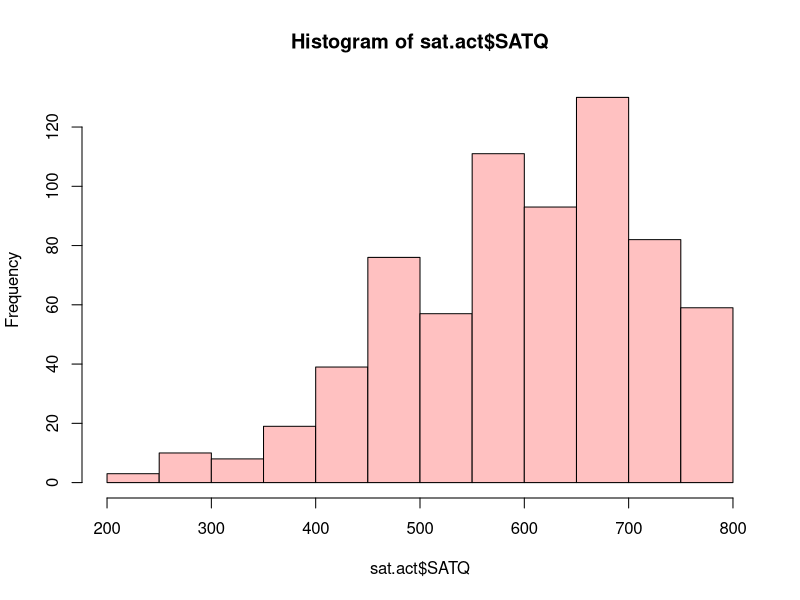
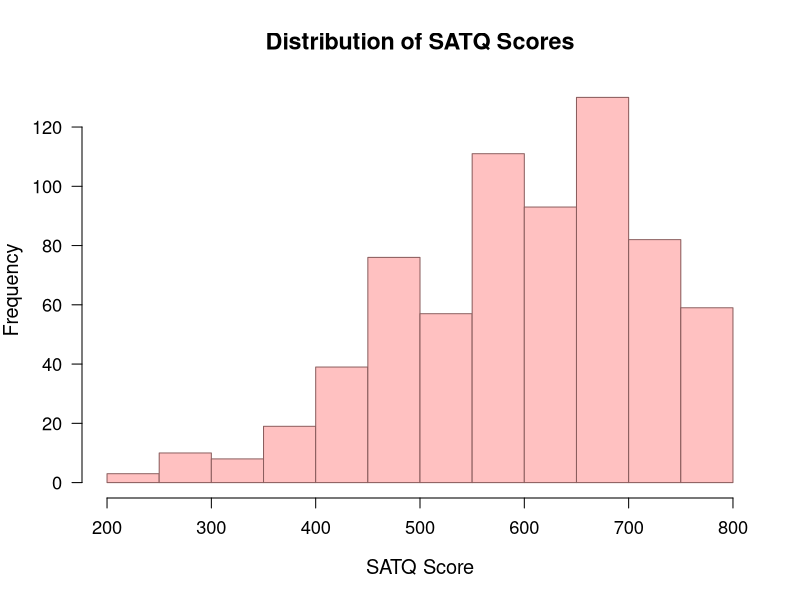
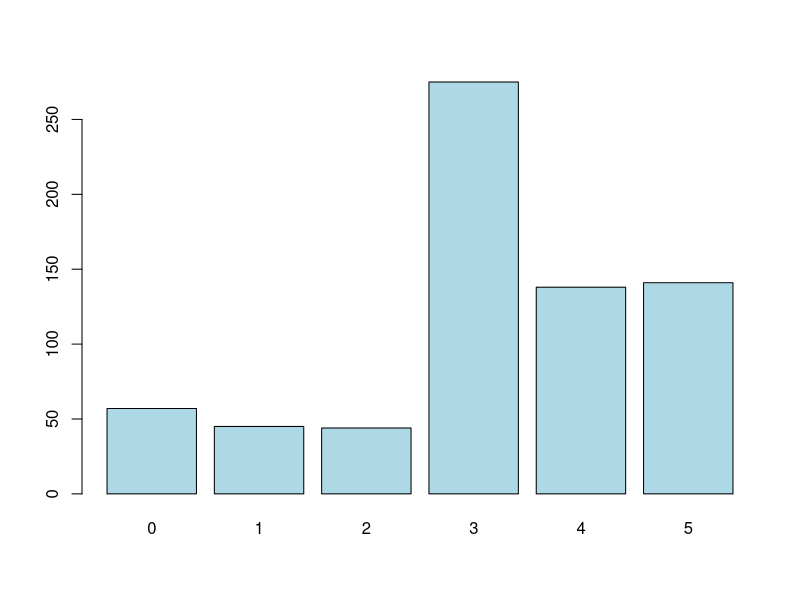
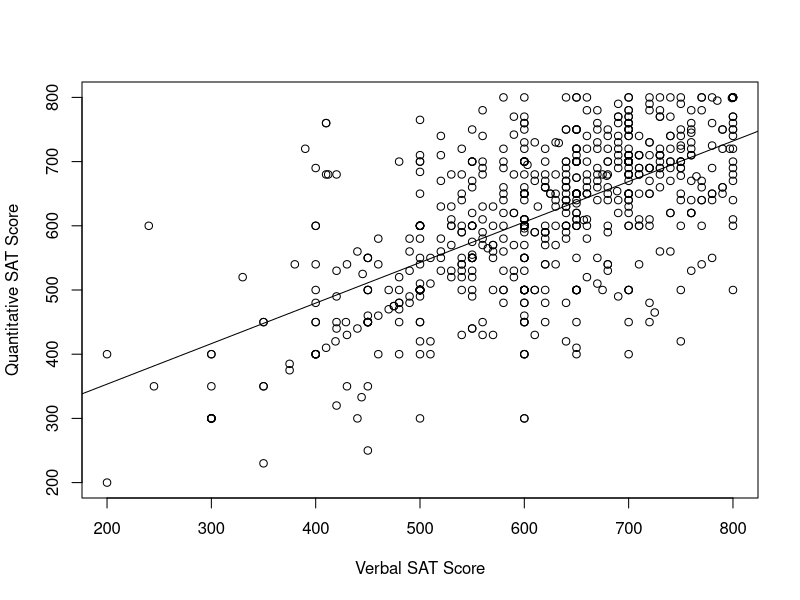

Recreate these plots in R, in order.
# Working with Data (Data in a Package)
############################################################

# There are three types of ways we can access data in R.
# We can type it out manually/"by hand" -- this is really rare (1)
# We can get it from a package (2) OR
# We can import it (3) 

# Let's ignore the first one and talk about (2) for now, we will get to (3) later in
# the course

# To import data from a package we first have to install and load the package
# Then we have access to all of the content inside.

##########################################################
# ACCESSING DATA THAT LIVES IN A PACKAGE ####

# a) make sure you have the package installed
# remove the hashtag from the next line and run it if you don't have the psych package installed yet
# install.packages("psych")

# b) load the package
library(psych)

# c) call (request) the data in the package
data(sat.act) # take a look at your environment - the data has appeared along with
# <Promise> which is basically a placeholder - it will load it into
# memory once we actually use it

# d) explore!
# The head() function
head(sat.act) # take a look in your environment now - now we actually see some information
# about the data. We have 700 observations of 6 variables.
# The head() function will show us the first six rows of our data.
# I ALWAYS use the head function for new data I am exploring because
# I want to make sure that everything looks as it should - I am seeing
# numbers where numbers should be, characters where characters should be, etc.
# by default head() displays the first six entries, but you could change this 
# using the n argument
head(sat.act, n = 20)

# The tail() function - same as head() but displays the last six rows of the data
tail(sat.act)

# Take a look at at these columns - education is entered in using numbers, with higher numbers
# probably corresponding to higher levels of education, gender also has numeric codes.
# To see what the numbers mean we can ask to get some additional information on the dataset using
?sat.act # this only works because our dataset has come from a package. We couldn't do this
# on a dataset we have imported.

# From the help file we can see that the dataset has coded education ranging from high school = 1 to
# Graduate work = 5
# What about the rest of the labels? We see the ranges for SATV (SAT verbal), SATQ (Sat Quantitative), ACT
# gender appears to be dichotomously coded here with males = 1, females = 2
# The amount of detail on these datasets in R (just like R functions), will definitely vary with the package
# some help files are going to be INCREDIBLE while other ones will be a little more sparse.

# Let's do some more exploring
# The str() function
str(sat.act) # all of these variables are integers - meaning they are whole numbers
# note then that if we wanted R to treat something like education as a categorical
# variable (e.g., high school, grad school, etc) we would probably need to do some
# fiddling

# What if you want to see the entire dataset?
# Two options:
# click the mini spreadsheet icon beside your data in the environment OR
# the View() function
View(sat.act) # this will allow you to view the entire dataset in another tab
# in my opinion, R isn't fantastic for viewing data like this...

# what if I wanted to see the column names? Here we only have six columns but we might have
# hundreds!
# The colnames() function
colnames(sat.act) # See the quotation marks around the variable names? This is exactly how the
# variables are stored internally in R. This is a *really important* detail.
# Sometimes, especially when you import data from CSVs or Excel, variables will
# have unexpected characters — extra spaces, stray punctuation, uppercase/lowercase
# differences, or underscores you didn’t expect.

# For example:
# "education  "  is *not* the same as  "education"
# There are two extra spaces in the first one!
# R needs the variable name to match *exactly*, down to every letter, space,
# and symbol. If the name is even slightly off, R won’t recognize it.
# This is very common when working with real data and can be a pain.
# The good news is: you can always rename variables to something clean and simple.

# We can see how many rows there are using nrow()
nrow(sat.act) # 700 observations - which is what we see in our environment.

# we can do the same thing with columns using ncol()
ncol(sat.act)

# there are also summary functions to summarize our data
summary(sat.act) # ranges, means, medians
describe(sat.act) # I love this function from the psych package! We will be using it a lot
# What do you notice about the SATQ variable?


# What if we want to access a variable in a dataset?
# We use the $ operator!
# The text to the left of the dollar sign is the data frame, the text the right is the column
# we would like to see
sat.act$education # this is all of the education data
sat.act$ACT # this is all of the ACT data

# The $ operator is really useful and we will be relying on it A LOT.
# We can use the $ in tandem with other functions.
# For example:
# We can get means:
mean(sat.act$ACT)

# We can plot data with it
hist(sat.act$SATQ, col = "rosybrown1")

# Make it nicer
hist(
  sat.act$SATQ,
  breaks = 20,                              # more bins = smoother shape
  col = "rosybrown1",                          # soft rose color
  border = "#8B5E5E",                       # darker border for contrast
  main = "Distribution of SATQ Scores",     # clean, centered title
  xlab = "SATQ Score",                      # labeled x-axis
  ylab = "Frequency",                       # labeled y-axis
  cex.main = 1.4,                           # slightly larger title
  cex.lab = 1.2,                            # larger axis labels
  cex.axis = 1.1,                           # larger axis tick labels
  las = 1                                   # horizontal y-axis labels
)


# For variables like education it may not be as useful to see statistics means and medians
# (remember we have categories)
# so the describe function may not be as useful
describe(sat.act)
describe(sat.act$education) # this is just for education - same thing but cleaner
table(sat.act$education) # table will do a better job to see the spread

education_table <- table(sat.act$education) # you can save this table, notice the 0, range is 1-5
barplot(education_table, col = "lightblue") # and create a bar graph to visualize the spread!


# we can see how related verbal and quantitative SAT scores are

# we can do this with a scatterplot
plot(sat.act$SATV, sat.act$SATQ, xlab = "Verbal SAT Score",
                                 ylab = "Quantitative SAT Score")


# we can add a line that summarizes the association
abline(lm(sat.act$SATV ~ sat.act$SATQ), data = sat.act)

# we can calculate the correlation
cor(sat.act$SATV, sat.act$SATQ, use = "complete.obs") # the use complete means that we will only use pairs
                                                      # where nothing is missing
